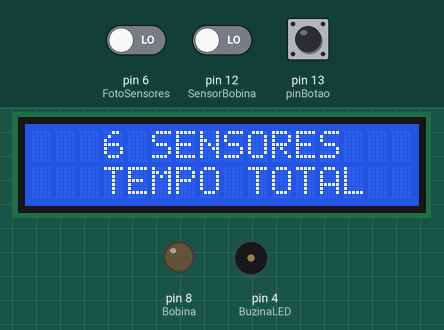
Bench run of a sketch on a simulated Arduino Uno, built with avr-gcc and run on an emulated ATmega328P. On the bench: 16×2 character LCD, output pins drawn as LEDs (lit = HIGH), buzzer (waves = sounding, pin HIGH). The inputs (shaded band) are chosen by the test bench; at power-on: pin 12 (SensorBobina) LOW, pin 6 (FotoSensores) LOW, pin 13 (pinBotao) HIGH.

Above: at 2.2 s.
2.3 s: pin 12 (SensorBobina) driven HIGH
At 3.7 s:
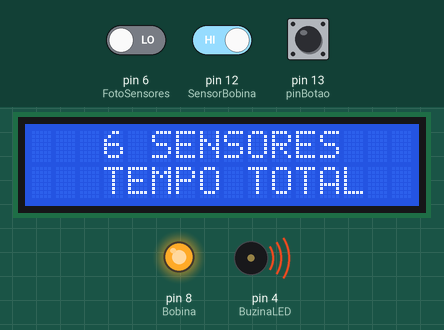
5.3 s: pin 6 (FotoSensores) driven HIGH
At 6.6 s:
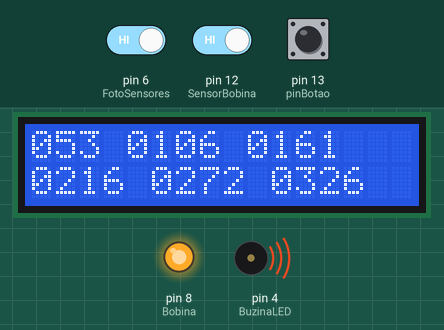
6.9 s: pin 13 (pinBotao) pulled LOW for 3.2 s
At 12.8 s:
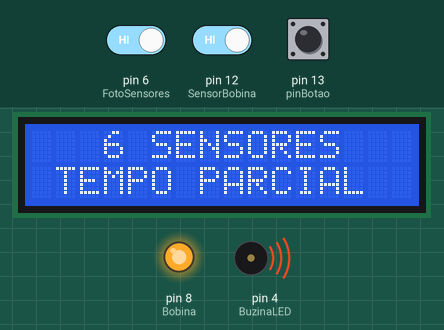
13.1 s: pin 13 (pinBotao) pulled LOW for 3.2 s
At 19.5 s:
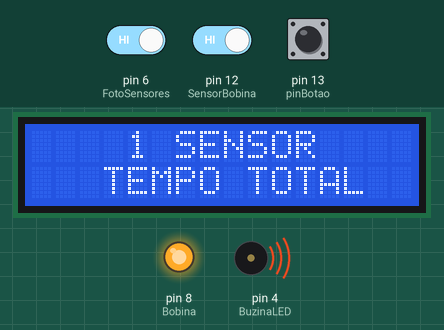
22.3 s: pin 6 (FotoSensores) driven HIGH
Timing chart, 0 to 26.3 s (numbered marks = the images above; inputs shaded):
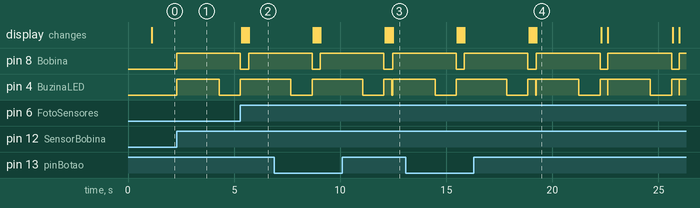

Measured:
- after the input at 2.3 s, pin 8 (Bobina): LOW → HIGH at once; pin 4 (BuzinaLED): LOW → HIGH at once, → LOW 2.0 s later
- after the input at 5.3 s, pin 4 (BuzinaLED): goes on until 5.3 s, then stays HIGH; the display: first differs from a run without the input after 0.11 s (image 2 shows a later state)

The sketch:

InclinadoMakerLab_GitHub.ino
```cpp
#include <Wire.h>
#include <LiquidCrystal_I2C.h>

//******* CONFIGURACAO DO PROJETO *********

#define pinBotao 13
#define BuzinaLED 4
#define SensorBobina 12
#define Bobina 8
#define FotoSensores 6

#define tempoDebounce 50 //tempo em milisegundos para filtro do efeito bouncing

int ledPin, estado, partida, i, T, TempoLed=50, TempoMorto=0, modo = 1, modoanterior;
unsigned long TT[8];

LiquidCrystal_I2C lcd(0x3F, 16, 2);

bool estadoBotao = false;
bool estadoBotaoAnt = false;
unsigned long delayBotao;


void setup() {
  pinMode(pinBotao, INPUT_PULLUP);
  pinMode( BuzinaLED, OUTPUT);
  digitalWrite(BuzinaLED, LOW);
  pinMode(SensorBobina, INPUT);
  pinMode(Bobina, OUTPUT);
  digitalWrite(Bobina, LOW);
  pinMode(FotoSensores, INPUT);

  lcd.init(); // INICIA A COMUNICAÇÃO COM O DISPLAY
  lcd.backlight(); // LIGA A ILUMINAÇÃO DO DISPLAY
  lcd.clear(); // LIMPA O DISPLAY

  lcd.setCursor(1, 0);
  lcd.print("PLANO INCLINADO");
  lcd.setCursor(3, 1);
  lcd.print("BEM VINDO!");
  delay(1000);

}

void loop() {


  switch (modo) {
    case 1:
     lcd.display();
     loop_modo1();
     break;

    case 2:
     lcd.display();
     loop_modo2();
     break;

    case 3:
     lcd.display();
     loop_modo3();
     break;

  }
}

//******************************************************************
void loop_modo1() {

  if(modoanterior != modo) {
    lcd.clear();
    lcd.setCursor(3, 0);
    lcd.print("6 SENSORES");
    lcd.setCursor(3, 1);
    lcd.print("TEMPO TOTAL");
    modoanterior = modo;
  }
  partida = LOW;

  while(partida == LOW && modo == modoanterior){
    partida = digitalRead(SensorBobina);

    estadoBotao = !digitalRead(pinBotao);
    if ((millis() - delayBotao) > tempoDebounce) {
     if (estadoBotao && !estadoBotaoAnt) {
        modo++;
        if (modo > 3) modo = 1;

        delayBotao = millis();
      } else if (!estadoBotao && estadoBotaoAnt) {
        delayBotao = millis();
        }
    }
  estadoBotaoAnt = estadoBotao;
  }

 if( partida == HIGH){
    digitalWrite(Bobina, HIGH);
    digitalWrite(BuzinaLED, HIGH);
    delay(2000);
    digitalWrite(BuzinaLED, LOW);
    delay(1000);
    digitalWrite(Bobina,LOW);
    TT[0] = millis();
    digitalWrite(BuzinaLED, HIGH);
    delay(TempoLed);
    digitalWrite(BuzinaLED,LOW);
    delay(TempoMorto);
        lcd.clear();

    for(i=1; i<7; i++){
      estado = LOW;
      while(estado == LOW){
        estado = digitalRead(FotoSensores);
      }
      TT[i] = millis();
      digitalWrite(BuzinaLED,HIGH);
      delay(TempoLed);
      digitalWrite(BuzinaLED,LOW);
      delay(TempoMorto);

      if(i<4){
        if(TT[i] - TT[0]<1000)  {
          lcd.print("0");
          lcd.print((TT[i] - TT[0]));
          lcd.print(" ");
        } else {
            lcd.print((TT[i] - TT[0]));
            lcd.print(" ");
          }
      }
      if(i==4)  {
        if(TT[i] - TT[0]<1000)  {
          lcd.setCursor(0, 1);
          lcd.print("0");
          lcd.print((TT[i] - TT[0]));
          lcd.print(" ");
        } else {
            lcd.setCursor(0, 1);
            lcd.print((TT[i] - TT[0]));
            lcd.print(" ");
          }
      }
     if(i>4)  {
      if(TT[i] - TT[0]<1000)  {
          lcd.print("0");
          lcd.print((TT[i] - TT[0]));
          lcd.print(" ");
        }  else {
            lcd.print((TT[i] - TT[0]));
            lcd.print(" ");
          }
      }

    }
  }

}

//********************************************************************
void loop_modo2() {

if(modoanterior != modo) {
    lcd.clear();
    lcd.setCursor(3, 0);
    lcd.print("6 SENSORES");
    lcd.setCursor(1, 1);
    lcd.print("TEMPO PARCIAL");
    modoanterior = modo;
  }
  partida = LOW;

  while(partida == LOW && modo == modoanterior){
    partida = digitalRead(SensorBobina);

    estadoBotao = !digitalRead(pinBotao);
    if ((millis() - delayBotao) > tempoDebounce) {
     if (estadoBotao && !estadoBotaoAnt) {
        modo++;
        if (modo > 3) modo = 1;

        delayBotao = millis();
      } else if (!estadoBotao && estadoBotaoAnt) {
        delayBotao = millis();
        }
    }
  estadoBotaoAnt = estadoBotao;
  }

 if( partida == HIGH){
    digitalWrite(Bobina, HIGH);
    digitalWrite(BuzinaLED, HIGH);
    delay(2000);
    digitalWrite(BuzinaLED, LOW);
    delay(1000);
    digitalWrite(Bobina,LOW);
    TT[0] = millis();
    digitalWrite(BuzinaLED, HIGH);
    delay(TempoLed);
    digitalWrite(BuzinaLED,LOW);
     delay(TempoMorto);
    lcd.clear();

    for(i=1; i<7; i++){
      estado = LOW;
      while(estado == LOW){
        estado = digitalRead(FotoSensores);
      }
      TT[i] = millis();
      digitalWrite(BuzinaLED,HIGH);
      delay(TempoLed);
      digitalWrite(BuzinaLED,LOW);
      delay(TempoMorto);

      if(i<4){
        if(TT[i] - TT[i-1]<1000)  {
          lcd.print("0");
          lcd.print((TT[i] - TT[i-1]));
          lcd.print(" ");
        } else {
            lcd.print((TT[i] - TT[i-1]));
            lcd.print(" ");
          }
      }
      if(i==4)  {
        if(TT[i] - TT[i-1] < 1000)  {
          lcd.setCursor(0, 1);
          lcd.print("0");
          lcd.print((TT[i] - TT[i-1]));
          lcd.print(" ");
        } else {
            lcd.setCursor(0, 1);
            lcd.print((TT[i] - TT[i-1]));
            lcd.print(" ");
          }
      }
     if(i>4)  {
      if(TT[i] - TT[i-1] < 1000)  {
          lcd.print("0");
          lcd.print((TT[i] - TT[i-1]));
          lcd.print(" ");
        }  else {
            lcd.print((TT[i] - TT[i-1]));
            lcd.print(" ");
          }
      }
    }
  }

}

void loop_modo3() {

 if(modoanterior != modo) {
    lcd.clear();
    lcd.setCursor(4, 0);
    lcd.print("1 SENSOR");
    lcd.setCursor(3, 1);
    lcd.print("TEMPO TOTAL");
    modoanterior = modo;
  }
  partida = LOW;

  while(partida == LOW && modo == modoanterior){
    partida = digitalRead(SensorBobina);

    estadoBotao = !digitalRead(pinBotao);
    if ((millis() - delayBotao) > tempoDebounce) {
     if (estadoBotao && !estadoBotaoAnt) {
        modo++;
        if (modo > 3) modo = 1;

        delayBotao = millis();
      } else if (!estadoBotao && estadoBotaoAnt) {
        delayBotao = millis();
        }
    }
  estadoBotaoAnt = estadoBotao;
  }

 if( partida == HIGH){
    digitalWrite(Bobina, HIGH);
    digitalWrite(BuzinaLED, HIGH);
    delay(2000);
    digitalWrite(BuzinaLED, LOW);
    delay(1000);
    digitalWrite(Bobina,LOW);
    TT[0] = millis();
    digitalWrite(BuzinaLED, HIGH);
    delay(TempoLed);
    digitalWrite(BuzinaLED,LOW);
     delay(TempoMorto);
    lcd.clear();

    for(i=1; i<7; i++){
      estado = LOW;
      while(estado == LOW){
        estado = digitalRead(FotoSensores);
      }
      TT[i] = millis();
      digitalWrite(BuzinaLED,HIGH);
      delay(TempoLed);
      digitalWrite(BuzinaLED,LOW);
       delay(TempoMorto);

      if(i == 6){
        lcd.setCursor(2, 0);
        lcd.print("TEMPO TOTAL");
        lcd.setCursor(5, 1);
        if(TT[i] - TT[0]<1000)  {
          lcd.print("0");
          lcd.print((TT[i] - TT[0]));
          lcd.print(" ");
        }  else {
            lcd.print((TT[i] - TT[0]));
            lcd.print(" ");
          }


      }

      }

    }


}
```
